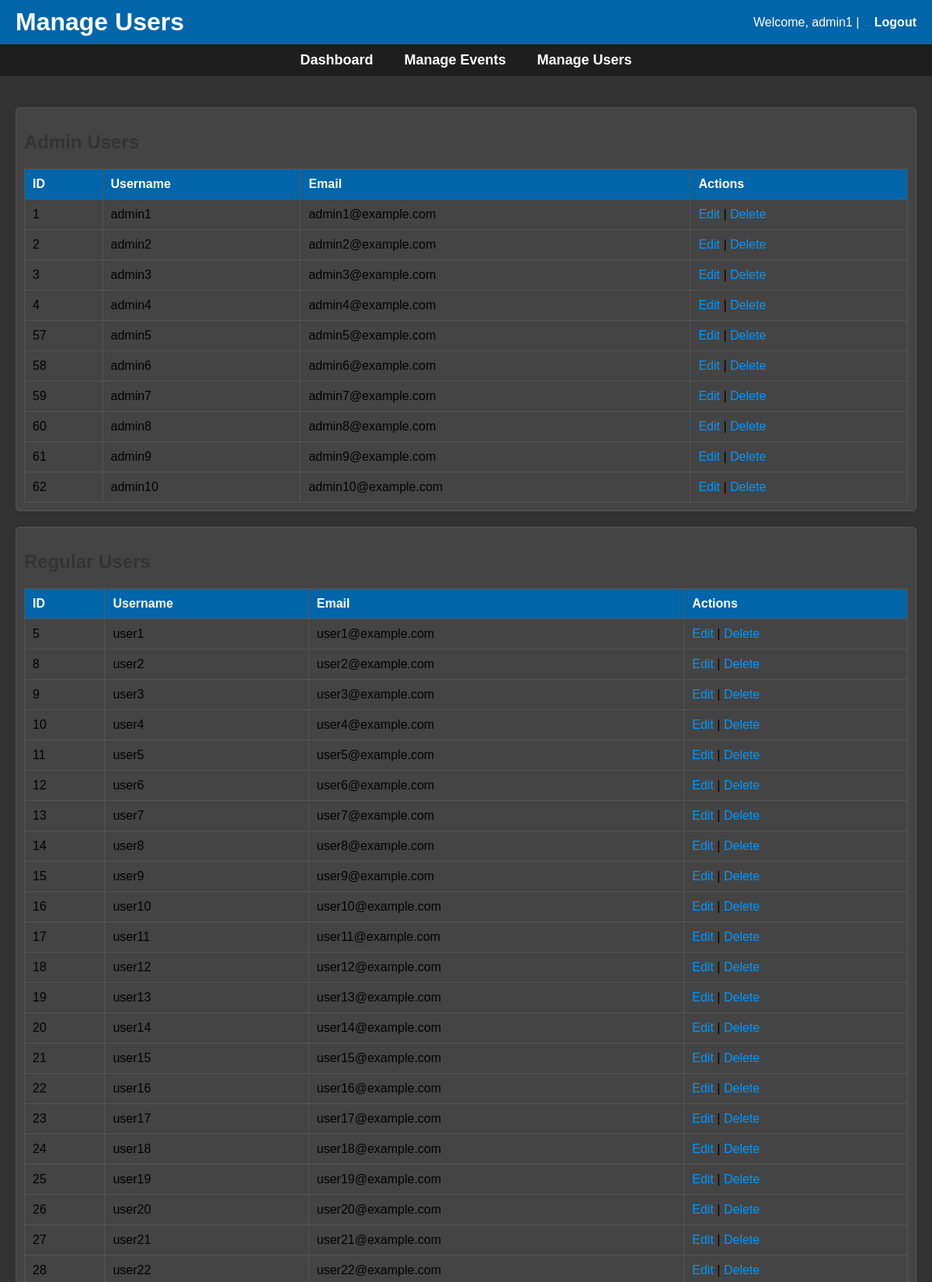
Screenshot of /admin/admin_users.php (signed in, upper part) with the database file from the repository.
### tables this page shows
CREATE TABLE `users` (
  `user_id` int(11) NOT NULL,
  `username` varchar(50) NOT NULL,
  `password` varchar(255) DEFAULT NULL,
  `email` varchar(100) NOT NULL,
  `user_type` varchar(10) DEFAULT NULL,
  `created_at` timestamp NOT NULL DEFAULT CURRENT_TIMESTAMP
);

### admin/admin_users.php (the view, shortened to what this page needs)
<?php
include '../config/db_connect.php';
$users = $conn->query("SELECT * FROM Users WHERE user_type = 'User' ORDER BY user_id ASC");
$admins = $conn->query("SELECT * FROM Users WHERE user_type = 'Admin' ORDER BY user_id ASC");
?>
<!DOCTYPE html>
<html lang="en">
<head>
    <link rel="stylesheet" href="../assets/css/style.css">
</head>
<body>
    <header>
        <h1>Manage Users</h1>
        <p>Welcome, <?php echo htmlspecialchars($_SESSION['username']); ?> | <a href="../auth/logout.php">Logout</a></p>
    </header>
    <nav>
        <a href="admin.php">Dashboard</a>
        <a href="admin_events.php">Manage Events</a>
        <a href="admin_users.php">Manage Users</a>
    </nav>
    <div class="container">
        <div class="section">
            <h2>Admin Users</h2>
            <table>
                <tr>
                    <th>ID</th>
                    <th>Username</th>
                    <th>Email</th>
                    <th>Actions</th>
                </tr>
                <?php while ($admin = $admins->fetch_assoc()): ?>
                <tr>
                    <td><?php echo $admin['user_id']; ?></td>
                    <td><?php echo $admin['username']; ?></td>
                    <td><?php echo $admin['email']; ?></td>
                    <td>
                        <a href="edit_user.php?id=<?php echo $admin['user_id']; ?>">Edit</a> |
                        <a href="delete_user.php?id=<?php echo $admin['user_id']; ?>" onclick="return confirm('Are you sure?')">Delete</a>
                    </td>
                </tr>
                <?php endwhile; ?>
            </table>
        </div>
        <div class="section">
            <h2>Regular Users</h2>
            <table>
                <tr>
                    <th>ID</th>
                    <th>Username</th>
                    <th>Email</th>
                    <th>Actions</th>
                </tr>
                <?php while ($user = $users->fetch_assoc()): ?>
                <tr>
                    <td><?php echo $user['user_id']; ?></td>
                    <td><?php echo $user['username']; ?></td>
                    <td><?php echo $user['email']; ?></td>
                    <td>
                        <a href="edit_user.php?id=<?php echo $user['user_id']; ?>">Edit</a> |
                        <a href="delete_user.php?id=<?php echo $user['user_id']; ?>" onclick="return confirm('Are you sure?')">Delete</a>
                    </td>
                </tr>
                <?php endwhile; ?>
            </table>
        </div>
    </div>
</body>
</html>

### assets/css/style.css (style rules this page uses)
body { font-family: Arial, sans-serif; margin: 0; padding: 0; background-color: #f4f4f4; }
header { background-color: #0073e6; color: #fff; padding: 15px; text-align: center; }
nav { display: flex; justify-content: center; background-color: #005bb5; padding: 10px; }
nav a { color: white; margin: 0 15px; text-decoration: none; font-weight: bold; }
.container { padding: 20px; }
.section { margin-bottom: 30px; background-color: #fff; padding: 15px; border-radius: 5px; box-shadow: 0 0 10px rgba(0,0,0,0.1); }
h2 { color: #333; }

### admin/admin_users.php (style rules this page uses)
header { background-color: #0065a9; color: white; padding: 10px 20px; display: flex; justify-content: space-between; align-items: center; }
header h1 { margin: 0; }
header p { margin: 0; }
header a { color: white; text-decoration: none; font-weight: bold; margin-left: 15px; }
nav { background-color: #1e1e1e; display: flex; justify-content: center; padding: 10px 0; }
nav a { color: white; font-weight: bold; margin: 0 20px; text-decoration: none; font-size: 18px; }
.container { padding: 20px; background-color: #333333; }
.section { margin: 20px 0; padding: 10px; border: 1px solid #555555; border-radius: 5px; background-color: #444444; }
table { width: 100%; border-collapse: collapse; margin-top: 10px; }
th, td { padding: 10px; border: 1px solid #555555; text-align: left; }
th { background-color: #0065a9; color: white; }
a { color: #0098ff; text-decoration: none; }

### rows the page displays
users: user_id "1", username "admin1", email "admin1@example.com"
users: user_id "2", username "admin2", email "admin2@example.com"
users: user_id "3", username "admin3", email "admin3@example.com"
users: user_id "4", username "admin4", email "admin4@example.com"
users: user_id "57", username "admin5", email "admin5@example.com"
users: user_id "58", username "admin6", email "admin6@example.com"
users: user_id "59", username "admin7", email "admin7@example.com"
users: user_id "60", username "admin8", email "admin8@example.com"
users: user_id "61", username "admin9", email "admin9@example.com"
users: user_id "62", username "admin10", email "admin10@example.com"
users: user_id "5", username "user1", email "user1@example.com"
users: user_id "8", username "user2", email "user2@example.com"
users: user_id "9", username "user3", email "user3@example.com"
users: user_id "10", username "user4", email "user4@example.com"
users: user_id "11", username "user5", email "user5@example.com"
users: user_id "12", username "user6", email "user6@example.com"
users: user_id "13", username "user7", email "user7@example.com"
users: user_id "14", username "user8", email "user8@example.com"
users: user_id "15", username "user9", email "user9@example.com"
users: user_id "16", username "user10", email "user10@example.com"
users: user_id "17", username "user11", email "user11@example.com"
users: user_id "18", username "user12", email "user12@example.com"
users: user_id "19", username "user13", email "user13@example.com"
users: user_id "20", username "user14", email "user14@example.com"
users: user_id "21", username "user15", email "user15@example.com"
users: user_id "22", username "user16", email "user16@example.com"
users: user_id "23", username "user17", email "user17@example.com"
users: user_id "24", username "user18", email "user18@example.com"
users: user_id "25", username "user19", email "user19@example.com"
users: user_id "26", username "user20", email "user20@example.com"
users: user_id "27", username "user21", email "user21@example.com"
users: user_id "28", username "user22", email "user22@example.com"

### other values shown
$_SESSION['username'] "admin1"
